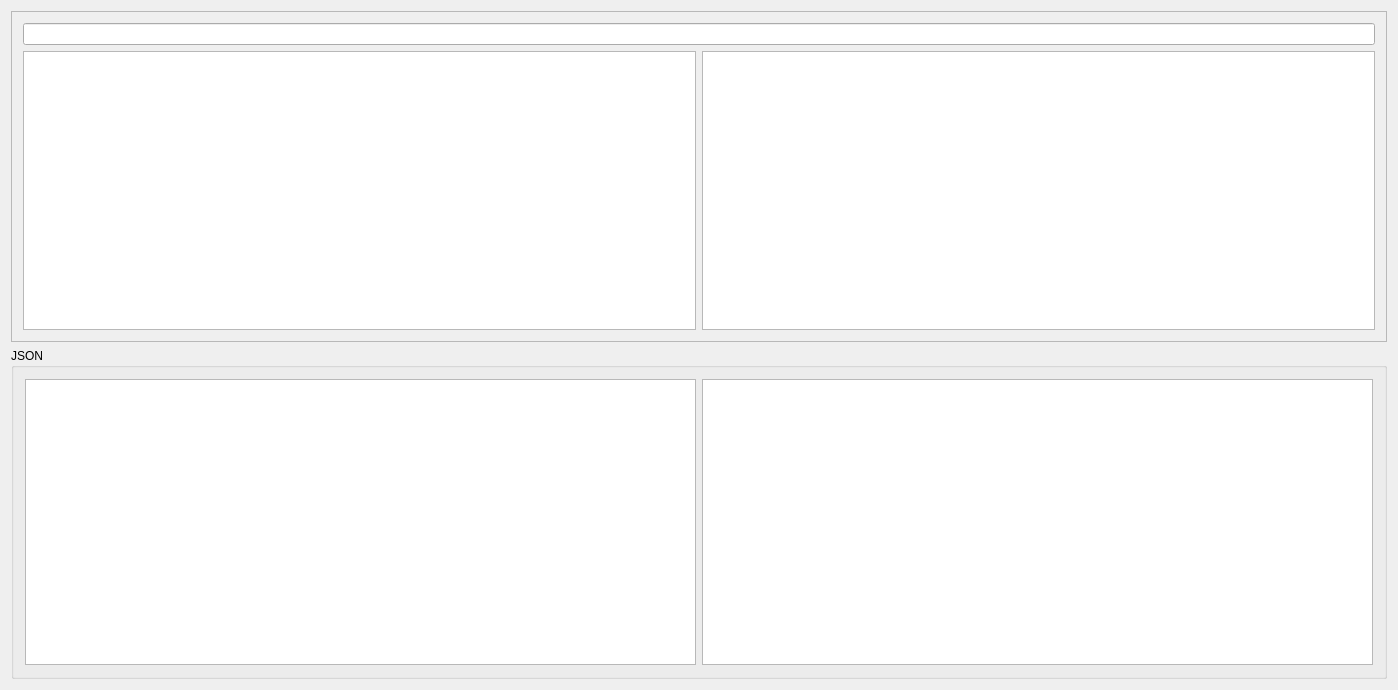
<?xml version="1.0" encoding="UTF-8"?>
<ui version="4.0">
 <class>QuestionWidget</class>
 <widget class="QWidget" name="QuestionWidget">
  <property name="geometry">
   <rect>
    <x>0</x>
    <y>0</y>
    <width>1398</width>
    <height>690</height>
   </rect>
  </property>
  <property name="windowTitle">
   <string>QuestionWidget</string>
  </property>
  <layout class="QVBoxLayout" name="verticalLayout">
   <item>
    <widget class="QFrame" name="frame">
     <property name="frameShape">
      <enum>QFrame::StyledPanel</enum>
     </property>
     <property name="frameShadow">
      <enum>QFrame::Raised</enum>
     </property>
     <layout class="QGridLayout" name="gridLayout">
      <item row="1" column="0">
       <widget class="QPlainTextEdit" name="plainChoices"/>
      </item>
      <item row="1" column="1">
       <widget class="QPlainTextEdit" name="plainHtml"/>
      </item>
      <item row="0" column="0" colspan="2">
       <widget class="QLineEdit" name="lineTitle"/>
      </item>
     </layout>
    </widget>
   </item>
   <item>
    <widget class="QGroupBox" name="groupBox">
     <property name="title">
      <string>JSON</string>
     </property>
     <layout class="QHBoxLayout" name="horizontalLayout">
      <item>
       <widget class="QPlainTextEdit" name="plainJson"/>
      </item>
      <item>
       <widget class="QPlainTextEdit" name="plainAllJson"/>
      </item>
     </layout>
    </widget>
   </item>
  </layout>
 </widget>
 <layoutdefault spacing="6" margin="11"/>
 <resources/>
 <connections/>
</ui>
